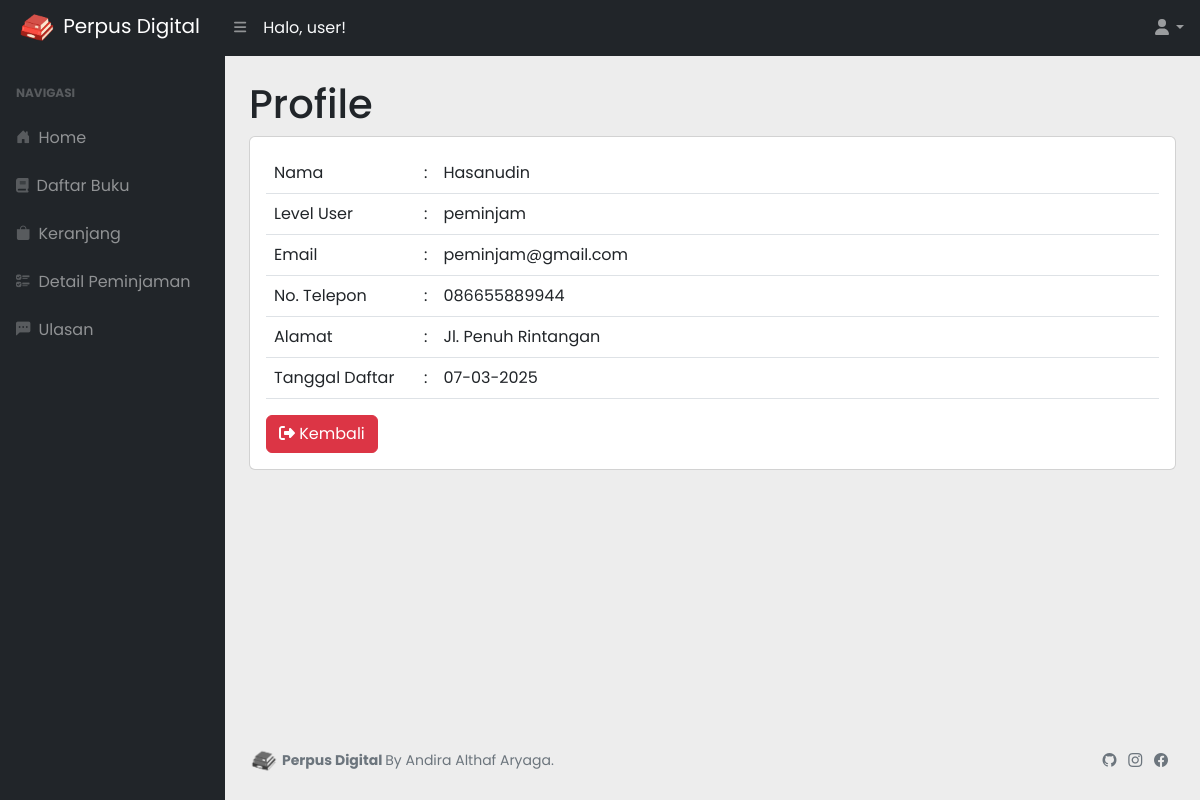
/index.php?page=page/profile (signed in), run on the app's committed database.
### tables this page shows
CREATE TABLE `t_user` (
  `userID` int(11) NOT NULL,
  `username` varchar(255) NOT NULL,
  `password` varchar(255) NOT NULL,
  `email` varchar(255) NOT NULL,
  `telp` varchar(14) NOT NULL,
  `namaLengkap` varchar(150) NOT NULL,
  `alamat` text NOT NULL,
  `level` enum('admin','petugas','peminjam','') NOT NULL,
  `tgl_akun_dibuat` date NOT NULL
);

### page/profile.php (the view)
<h1 class="mt-4">Profile</h1>
                        <?php
                        $id=$_SESSION['user']['userID'];
                        $data = mysqli_fetch_array(mysqli_query($koneksi, "SELECT * FROM t_user WHERE userID='$id'"));
                        $tgl = new DateTime($data['tgl_akun_dibuat']);
                        $tgl_yg_diformat = $tgl->format('d-m-Y');
                        ?>
                        <div class="card">
                            <div class="card-body">
                                <table class="table">
                                    <tr>
                                        <td width="150">Nama</td>
                                        <td width="1">:</td>
                                        <td><?php echo $_SESSION['user']['namaLengkap']; ?></td>
                                    </tr>
                                    <tr>
                                        <td>Level User</td>
                                        <td width="1">:</td>
                                        <td><?php echo $_SESSION['user']['level']; ?></td>
                                    </tr>
                                    <tr>
                                        <td>Email</td>
                                        <td width="1">:</td>
                                        <td><?php echo $data['email']; ?></td>
                                    </tr>
                                    <tr>
                                        <td>No. Telepon</td>
                                        <td width="1">:</td>
                                        <td><?php echo $data['telp']; ?></td>
                                    </tr>
                                    <tr>
                                        <td>Alamat</td>
                                        <td width="1">:</td>
                                        <td><?php echo $data['alamat']; ?></td>
                                    </tr>
                                    <tr>
                                        <td>Tanggal Daftar</td>
                                        <td width="1">:</td>
                                        <td><?php echo $tgl_yg_diformat;?></td>
                                    </tr>
                                </table>
                            <a href="javascript:history.back()" class="btn btn-danger"><i class="fa-solid fa-right-from-bracket"></i> Kembali</a>
                            </div>
                        </div>

### index.php (style rules this page uses)
body { font-family: 'Poppins', sans-serif !important; }

### data on the page
t_user: email "peminjam@gmail.com", telp "086655889944", alamat "Jl. Penuh Rintangan", tgl_akun_dibuat "07-03-2025"

### other printed values
$_SESSION['user']['username'] "user"
$teksutama "Home"
$_SESSION['user']['namaLengkap'] "Hasanudin"
$_SESSION['user']['level'] "peminjam"
